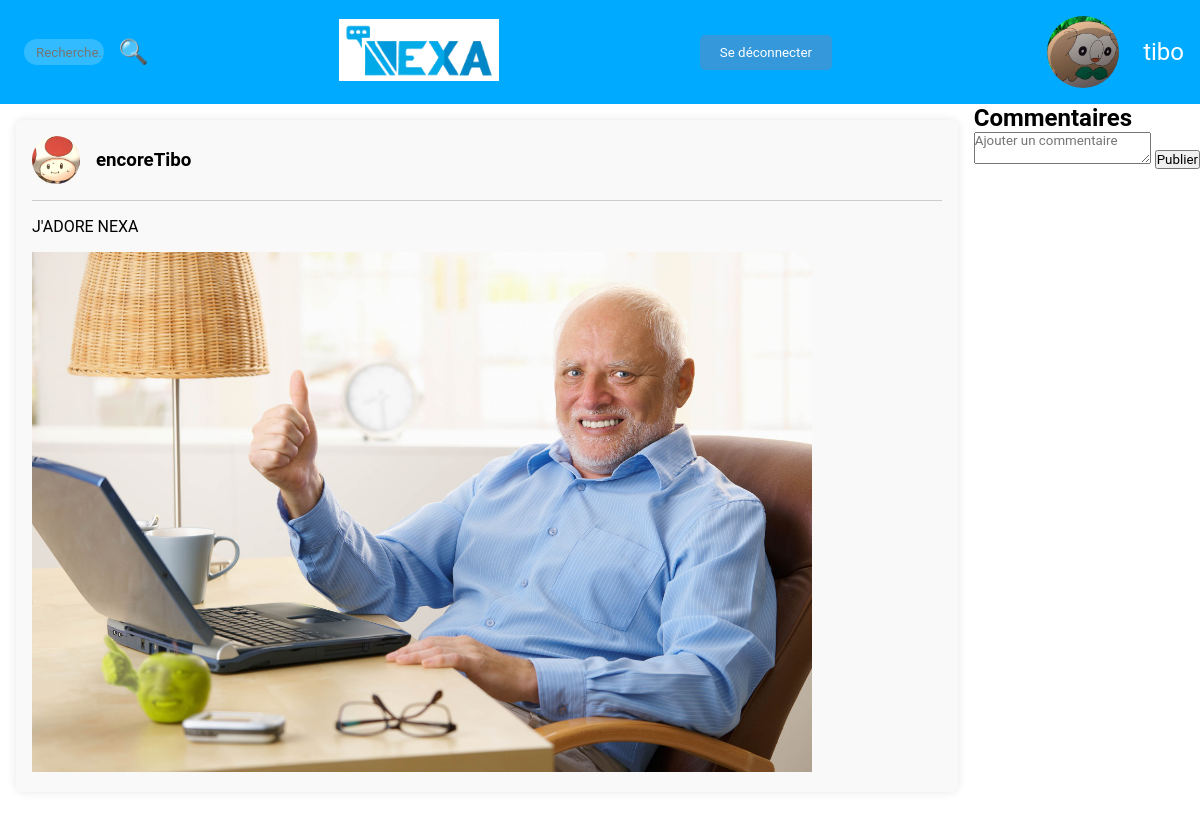
The app's page /views/post.php?id=2 (signed in), older data.
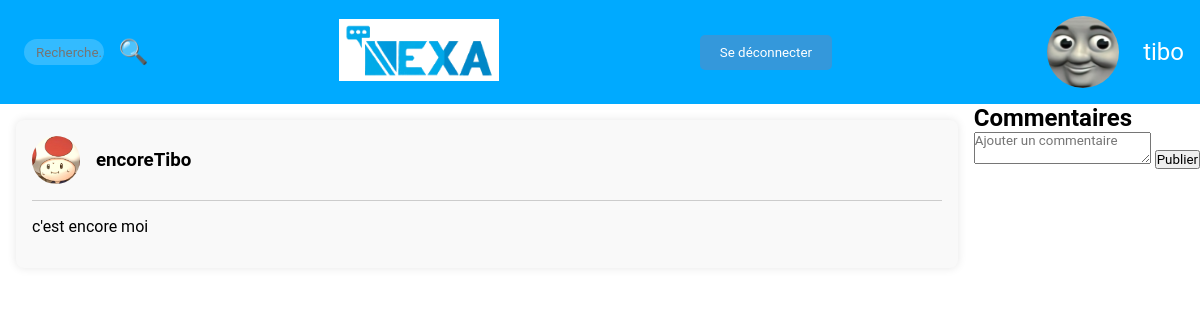
The same page, newer data.
### tables this page shows
CREATE TABLE "users" (
	"id"	INTEGER NOT NULL,
	"username"	TEXT,
	"email"	TEXT,
	"mdp"	TEXT,
	"codeMDPOublie"	TEXT,
	"pp"	TEXT,
	"is_moderator"	BOOLEAN DEFAULT 0,
	"last_connexion"	DATE,
	"first_connexion"	DATE,
	"codeInscription"	VARCHAR(10), description VARCHAR2(1000),
	PRIMARY KEY("id")
);

CREATE TABLE "Post" (
              id_post INTEGER PRIMARY KEY,
              user TEXT,
              pp TEXT,
              contenu TEXT,
              Time TEXT,
              Like INTEGER DEFAULT 0,  -- Ajoutez la colonne avec la valeur par défaut
              Comment INTEGER,
              partage INTEGER,
              vues INTEGER,
              id_pere INTEGER, image TEXT, categorie VARCHAR(255),
              FOREIGN KEY(user) REFERENCES Users(user),
              FOREIGN KEY(pp) REFERENCES Users(pp)
            );

### ctrl/UserController.php (called while the page is built, shortened)
<?php
require_once $_SERVER['DOCUMENT_ROOT'] . '/models/UserModel.php';
class UserController
{
    public function getUser($email)
    {
        $userModel = new UserModel();
        $user = $userModel->getUserData($email);
        return $user;
    }
}

### models/UserModel.php (called while the page is built, shortened)
<?php
class UserModel
{
    public function connectDB()
    {
        $path = __DIR__ . "/../db/db_nexa.sqlite";
        try {
            $db = new PDO('sqlite:' . $path);
            $db->setAttribute(PDO::ATTR_ERRMODE, PDO::ERRMODE_EXCEPTION);
            return $db;
        } catch (PDOException $e) {
            die('Erreur de connexion à la base de données : ' . $e->getMessage());
        }
    }
    public function getUserData($username)
    {
        $query = "SELECT * FROM users WHERE username = :username";
        $stmt = $this->connectDB()->prepare($query);
        $stmt->bindParam(':username', $username, PDO::PARAM_STR);
        $stmt->execute();
        $user_data = $stmt->fetch(PDO::FETCH_ASSOC);
        return $user_data;
    }
}

### ctrl/PostController.php (called while the page is built, shortened)
<?php
require_once $_SERVER['DOCUMENT_ROOT'] . ('/models/PostModel.php');
class PostController
{
    public function getPost($id_post)
    {
        if (
            isset($_SERVER['REQUEST_METHOD']) &&
            $_SERVER['REQUEST_METHOD'] == "GET"
        ) {
            $user = $_SESSION['username'];
            $postModel = new PostModel();
            $post = $postModel->getPost($id_post);
            $post['LikeCount'] = $postModel->getPostLikes($id_post);
            $post['user_liked'] = $postModel->getPostUserLiked($id_post, $user);
            return $post;
        }
    }
}

### models/PostModel.php (called while the page is built, shortened)
<?php
class PostModel
{
    public function connectDB()
    {
        $path = __DIR__ . "/../db/db_nexa.sqlite";
        try {
            $db = new PDO('sqlite:' . $path);
            $db->setAttribute(PDO::ATTR_ERRMODE, PDO::ERRMODE_EXCEPTION);
            return $db;
        } catch (PDOException $e) {
            die('Erreur de connexion à la base de données : ' . $e->getMessage());
            session_start();
            $_SESSION["error_message"] = "Connexion impossible a la DB !";
            header('Location: ../index.php');
            exit;
        }
    }
    public function getPost($id_post)
    {
        $query = "SELECT Post.*, (SELECT COUNT(*) FROM Likes WHERE Likes.post_id = Post.id_post) as LikeCount, (SELECT COUNT(*) FROM Likes WHERE Likes.post_id = Post.id_post AND Likes.user = :user) as user_liked, Users.pp AS user_pp FROM Post LEFT JOIN Users ON Post.user = Users.username WHERE Post.id_post = :id_post";
        $stmt = $this->connectDB()->prepare($query);
        $stmt->bindParam(':id_post', $id_post, PDO::PARAM_INT);
        $stmt->execute();
        $result = $stmt->fetch(PDO::FETCH_ASSOC);
        return $result;
    }
    public function getPostLikes($id_post)
    {
        $query = "SELECT COUNT(*) as LikeCount FROM Likes WHERE post_id = :id_post";
        $stmt = $this->connectDB()->prepare($query);
        $stmt->bindParam(':id_post', $id_post, PDO::PARAM_INT);
        $stmt->execute();
        $result = $stmt->fetch(PDO::FETCH_ASSOC);
        return $result['LikeCount'];
    }
    public function getPostUserLiked($id_post, $user)
    {
        $query = "SELECT COUNT(*) as user_liked FROM Likes WHERE post_id = :id_post AND user = :user";
        $stmt = $this->connectDB()->prepare($query);
        $stmt->bindParam(':id_post', $id_post, PDO::PARAM_INT);
        $stmt->bindParam(':user', $user, PDO::PARAM_STR);
        $stmt->execute();
        $result = $stmt->fetch(PDO::FETCH_ASSOC);
        return $result['user_liked'] == 1;
    }
}

### views/post.php (the view, shortened to what the changed rows need)
<?php
$user = isset($_SESSION['username']) ? $_SESSION['username'] : 'err_user';
require_once('../ctrl/UserController.php');
$userCtrl = new UserController();
$user_data = $userCtrl->getUser($user);
require_once('../ctrl/PostController.php');
if (isset($_GET['id'])) {
    $postId = $_GET['id'];
} else {
    header('dashboard.php');
}
$postCtrl = new PostController();
$post_fetch = $postCtrl->getPost($postId);
$post = $post_fetch;
?>
<!DOCTYPE html>
<html lang="fr">
<head>
    <link rel="stylesheet" href="../css/post.css">
</head>
<body class="post-body">
    <?php include('header.php'); ?>
    <main class="main-content">
        <section class="right-panel">
            <div class="post">
                <div class="post-header">
                    <img src="../<?php echo $post['user_pp']; ?>" alt="Photo de profil de l'utilisateur"
                        class="post-pp post-pp-hover">
                    <h3 class="post-username">
                        <?php echo $post['user']; ?>
                    </h3>
                </div>
                <a href="post.php?id=<?php echo $post['id_post']; ?>">
                    <p class="post-content">
                        <?php echo $post['contenu']; ?>
                    </p>
                    <?php if (!empty($post['image'])): ?>
                        <img src="../<?php echo $post['image']; ?>" alt="Photo de profil" class="post-image" />
                    <?php endif; ?>
                </a>
            </div>
        </section>
        <section class="comments">
            <h2>Commentaires</h2>
        </section>
    </main>
</body>
</html>

### views/header.php (shortened to what the changed rows need)
<link rel="stylesheet" href="../css/header.css">
<header class="header-body">
    <div class="user-icon">
        <a href="profil.php" class="username-link"><img src="../<?php echo $user_data['pp']; ?>" alt="Profil"
                class="post-pp post-pp-hover"></a>
    </div>
</header>

Row changes from the older to the newer data that the page shows:
changed users: pp: a different picture
changed post "encoreTibo": contenu "J'ADORE NEXA" → "c'est encore moi"; image: picture removed
